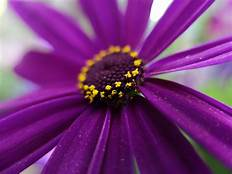
#> input picture .github/th.jpg, 232 x 174 px
$ python Pillow.py
#> lines starting #> are read from the running program, lines starting #| are printed output that depends on the picture
#imported Pillow

from PIL import Image

img = Image.open("th.jpg") # - Opens and converts to pillow object.
#> img is the input picture: PIL image 232x174 RGB; mean R, G, B 118, 52.2, 120.1


print(img.size)
#| (232, 174)
print(img.format)
#| JPEG
img.show() # - This displays your image with your default program. Won't display in Command Prompt. Creates temp image.

# - Cropping Images

area = (100, 100, 200, 170) # - Don't crop outside main image area.
cropped_img = img.crop(area) # - This takes a four-digit touple.
cropped_img.show()


# - Combining images together

flower = Image.open("Th.jpg")
rock = Image.open("Th-1.jpg")
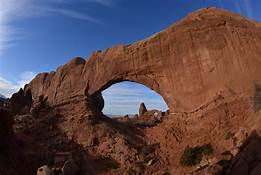
#> input picture .github/th-1.jpg, 261 x 175 px, found by its file name
#> rock is the input picture: PIL image 261x175 RGB; mean R, G, B 90.6, 72.5, 77.6

print(flower.size)
#| (232, 174)
print(rock.size)
#| (261, 175)

area = (100,100,332,274) # - The last two minus the first two has to equal the picture pasting to (232,174)
rock.paste(flower, area) # Rock crop will be pasted on top of flower.

rock.show() # - Shows the rock

# - Breaking up images into channels (Red, Green, Blue)

print(rock.mode) # Is this three channels or four?
#| RGB
r, g, b = rock.split() #Stores red green and blue channels.
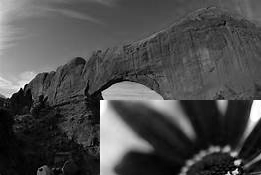
#> g: PIL image 261x175 L; min 0, max 255, mean 75.5
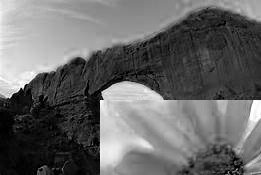
#> b: PIL image 261x175 L; min 0, max 255, mean 103.7

r.show() # - Red channel (or band)
g.show() # - Green channel (or band)
b.show() # - Blue Channel (or band)

new_img = Image.merge("RGB", (b,r,g)) # - RGB is mode, red, then green, then blue
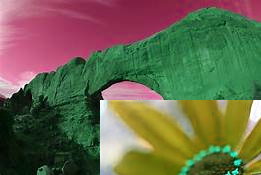
#> new_img: PIL image 261x175 RGB; mean R, G, B 103.7, 103.6, 75.5
new_img.show()

# - You can mix and match two images

r1, g1, b1 = flower.split() # Split channels for flower
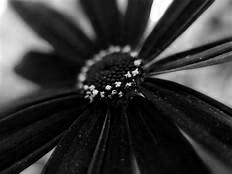
#> g1: PIL image 232x174 L; min 0, max 255, mean 52.2
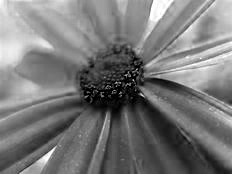
#> b1: PIL image 232x174 L; min 0, max 255, mean 120.1

new_img2 = Image.merge("RGB", (b1,r1,g1)) # - RGB is mode, red, then green, then blue
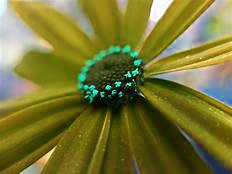
#> new_img2: PIL image 232x174 RGB; mean R, G, B 120.1, 118, 52.2
new_img2.show()

# - Technically you can merge two images, but you have to be careful about their sizes.

# new_img = Image.merge("RGB", (b,r1,g)) # - RGB is mode, red, then green, then blue
# new_img.show()
